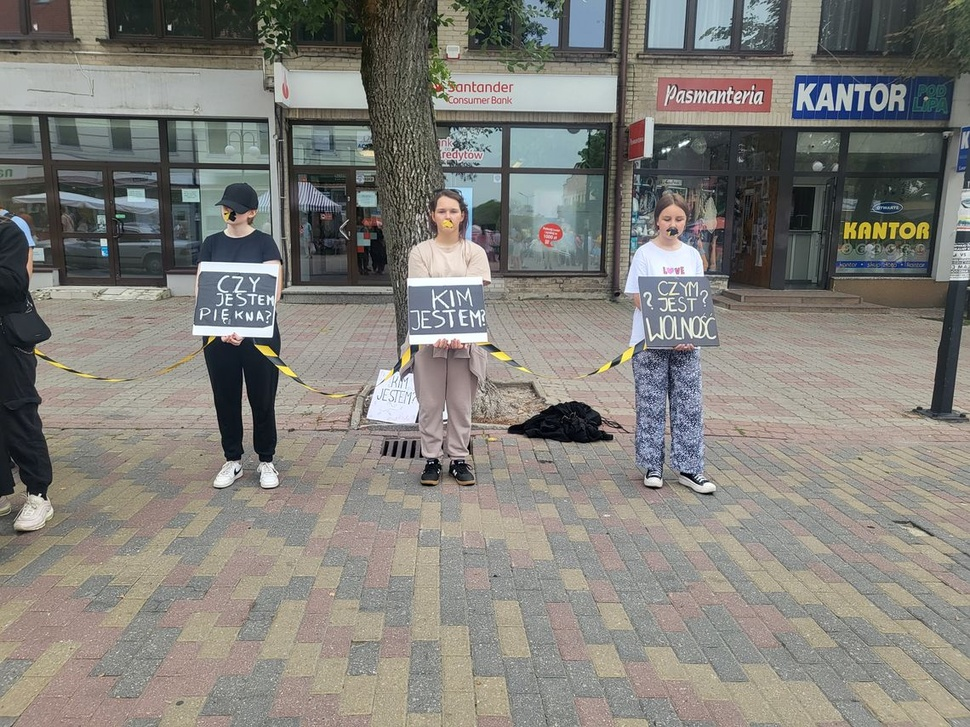
#> input picture uploads/0113bce8-2361-44ac-950f-08a4b2f85e29.jpg, 970 x 727 px, shrunk from 1140 x 855 before the run
$ python ocr_reader.py
#> lines starting #> are read from the running program, lines starting #| are printed output that depends on the picture; after the words box and inside, x2 and y2 are one past the last pixel; in counts of white or black regions, pixels touching at a corner belong together
#> the answer given: ../uploads/0113bce8-2361-44ac-950f-08a4b2f85e29.jpg
import cv2
import pytesseract
import os
from PIL import Image

#
pytesseract.pytesseract.tesseract_cmd = r"C:\Program Files\Tesseract-OCR\tesseract.exe"

def convert_to_jpg(image_path):
    """Konwertuje obraz na format JPG, jeśli nie jest w tym formacie."""
    if not os.path.exists(image_path):
        print(f"❌ Plik {image_path} nie istnieje!")
        exit()

    file_ext = os.path.splitext(image_path)[1].lower()
    if file_ext not in ['.jpg', '.jpeg']:
        img = Image.open(image_path)
        new_path = image_path.rsplit(".", 1)[0] + ".jpg"
        img.convert("RGB").save(new_path, "JPEG")
        print(f"🔄 Przekonwertowano {image_path} → {new_path}")
        return new_path
    return image_path

def read_text_from_image(image_path):
    """Odczytuje tekst ze zdjęcia za pomocą OCR (Tesseract)."""
    image_path = convert_to_jpg(image_path)

    # Wczytanie obrazu
    image = cv2.imread(image_path)
#> image is the input picture: shape (727, 970, 3); mean B, G, R 122.2, 128.1, 130.1

    if image is None:
        print(f"❌ Błąd: Nie udało się wczytać obrazu {image_path}. Sprawdź ścieżkę!")
        exit()


    gray = cv2.cvtColor(image, cv2.COLOR_BGR2GRAY)
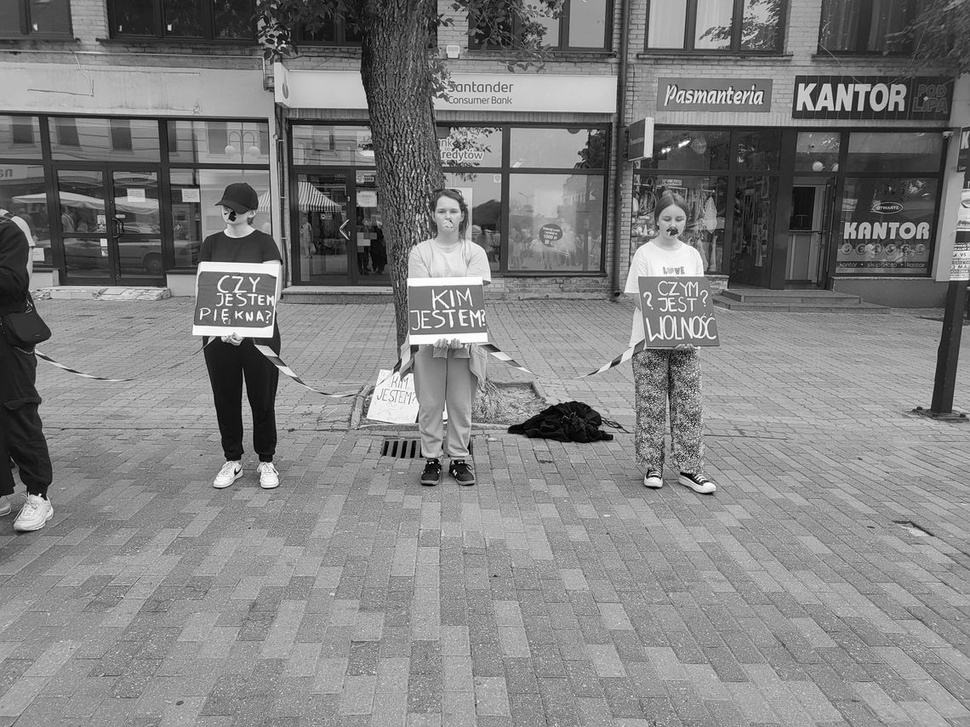
#> gray: shape (727, 970); min 0, max 255, mean 128


    gray = cv2.threshold(gray, 0, 255, cv2.THRESH_BINARY + cv2.THRESH_OTSU)[1]
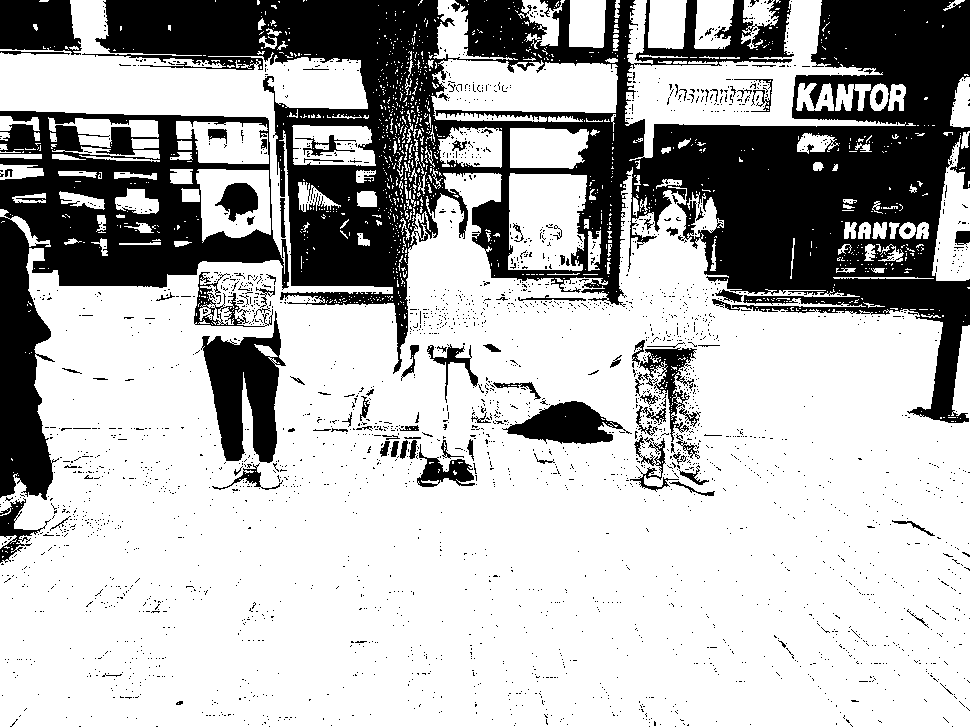
#> gray: shape (727, 970); 71% white; 2846 black regions (2742 under 20 px), largest, box (x1, y1, x2, y2) and area: (82, 0, 970, 423) 134183, (0, 111, 289, 500) 37366, (201, 311, 286, 463) 6926


#> (the run stopped early here; a loop or call above may not have finished)
